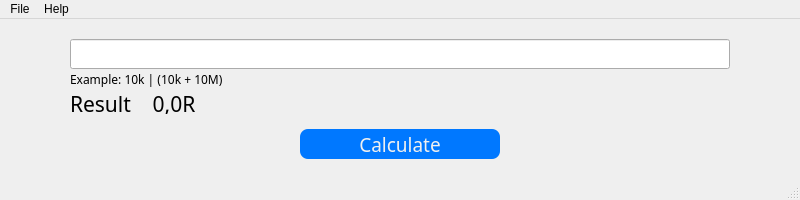
<?xml version="1.0" encoding="UTF-8"?>
<ui version="4.0">
 <class>ResistorCalculator</class>
 <widget class="QMainWindow" name="ResistorCalculator">
  <property name="enabled">
   <bool>true</bool>
  </property>
  <property name="geometry">
   <rect>
    <x>0</x>
    <y>0</y>
    <width>800</width>
    <height>200</height>
   </rect>
  </property>
  <property name="minimumSize">
   <size>
    <width>800</width>
    <height>200</height>
   </size>
  </property>
  <property name="maximumSize">
   <size>
    <width>800</width>
    <height>200</height>
   </size>
  </property>
  <property name="windowTitle">
   <string>Resistor Calculator</string>
  </property>
  <property name="windowIcon">
   <iconset theme="d:\MyProject\Python\ResistorCalculator\images\icon.png">
    <normaloff>.</normaloff>.</iconset>
  </property>
  <property name="styleSheet">
   <string notr="true">#QMainWindow{background-color: rgb(200,200,200);}</string>
  </property>
  <property name="iconSize">
   <size>
    <width>64</width>
    <height>64</height>
   </size>
  </property>
  <widget class="QWidget" name="centralwidget">
   <widget class="QWidget" name="horizontalLayoutWidget">
    <property name="geometry">
     <rect>
      <x>-1</x>
      <y>100</y>
      <width>801</width>
      <height>51</height>
     </rect>
    </property>
    <layout class="QHBoxLayout" name="horizontalLayout">
     <item>
      <spacer name="horizontalSpacer">
       <property name="orientation">
        <enum>Qt::Horizontal</enum>
       </property>
       <property name="sizeHint" stdset="0">
        <size>
         <width>40</width>
         <height>20</height>
        </size>
       </property>
      </spacer>
     </item>
     <item>
      <widget class="QPushButton" name="ButtonCalculate">
       <property name="minimumSize">
        <size>
         <width>200</width>
         <height>30</height>
        </size>
       </property>
       <property name="maximumSize">
        <size>
         <width>200</width>
         <height>30</height>
        </size>
       </property>
       <property name="font">
        <font>
         <family>Rubik SemiBold</family>
         <pointsize>14</pointsize>
         <weight>50</weight>
         <bold>false</bold>
        </font>
       </property>
       <property name="styleSheet">
        <string notr="true">QPushButton {
    background-color:  rgb(0, 120, 255);
	color:  rgb(240, 240, 240);
	border-radius: 8px;
    border: none;
}

QPushButton:hover {
    background-color:  rgb(0, 120, 255);
}

QPushButton:pressed {
    background-color:  rgb(0, 25, 240);
}</string>
       </property>
       <property name="text">
        <string>Calculate</string>
       </property>
      </widget>
     </item>
     <item>
      <spacer name="horizontalSpacer_2">
       <property name="orientation">
        <enum>Qt::Horizontal</enum>
       </property>
       <property name="sizeHint" stdset="0">
        <size>
         <width>40</width>
         <height>20</height>
        </size>
       </property>
      </spacer>
     </item>
    </layout>
   </widget>
   <widget class="QLabel" name="Result">
    <property name="geometry">
     <rect>
      <x>70</x>
      <y>75</y>
      <width>360</width>
      <height>20</height>
     </rect>
    </property>
    <property name="minimumSize">
     <size>
      <width>360</width>
      <height>20</height>
     </size>
    </property>
    <property name="maximumSize">
     <size>
      <width>360</width>
      <height>20</height>
     </size>
    </property>
    <property name="font">
     <font>
      <family>Rubik</family>
      <pointsize>16</pointsize>
      <weight>50</weight>
      <italic>false</italic>
      <bold>false</bold>
      <underline>false</underline>
      <strikeout>false</strikeout>
      <stylestrategy>PreferAntialias</stylestrategy>
      <kerning>true</kerning>
     </font>
    </property>
    <property name="text">
     <string>Result    0,0R</string>
    </property>
   </widget>
   <widget class="QLabel" name="label">
    <property name="geometry">
     <rect>
      <x>70</x>
      <y>52</y>
      <width>180</width>
      <height>16</height>
     </rect>
    </property>
    <property name="font">
     <font>
      <family>Rubik</family>
      <kerning>true</kerning>
     </font>
    </property>
    <property name="text">
     <string>Example: 10k | (10k + 10M)</string>
    </property>
   </widget>
   <widget class="QLineEdit" name="ResistFormula">
    <property name="geometry">
     <rect>
      <x>70</x>
      <y>20</y>
      <width>660</width>
      <height>30</height>
     </rect>
    </property>
    <property name="font">
     <font>
      <family>Rubik</family>
      <pointsize>10</pointsize>
     </font>
    </property>
   </widget>
  </widget>
  <widget class="QStatusBar" name="statusbar"/>
  <widget class="QMenuBar" name="menubar">
   <property name="geometry">
    <rect>
     <x>0</x>
     <y>0</y>
     <width>800</width>
     <height>21</height>
    </rect>
   </property>
   <widget class="QMenu" name="menuFile">
    <property name="title">
     <string>File</string>
    </property>
    <addaction name="actionNew"/>
    <addaction name="actionSave"/>
    <addaction name="actionOpen"/>
    <addaction name="actionExit"/>
   </widget>
   <widget class="QMenu" name="menuHelp">
    <property name="title">
     <string>Help</string>
    </property>
    <addaction name="actionInfo"/>
   </widget>
   <addaction name="menuFile"/>
   <addaction name="menuHelp"/>
  </widget>
  <action name="actionNew">
   <property name="icon">
    <iconset theme="d:\MyProject\Python\ResistorCalculator\images\new.png">
     <normaloff>.</normaloff>.</iconset>
   </property>
   <property name="text">
    <string>New</string>
   </property>
   <property name="shortcut">
    <string>Ctrl+N</string>
   </property>
  </action>
  <action name="actionSave">
   <property name="icon">
    <iconset theme="d:\MyProject\Python\ResistorCalculator\images\save.png">
     <normaloff>.</normaloff>.</iconset>
   </property>
   <property name="text">
    <string>Save</string>
   </property>
   <property name="shortcut">
    <string>Ctrl+S</string>
   </property>
  </action>
  <action name="actionOpen">
   <property name="icon">
    <iconset theme="d:\MyProject\Python\ResistorCalculator\images\open.png">
     <normaloff>.</normaloff>.</iconset>
   </property>
   <property name="text">
    <string>Open</string>
   </property>
   <property name="shortcut">
    <string>Ctrl+O</string>
   </property>
  </action>
  <action name="actionExit">
   <property name="icon">
    <iconset theme="d:\MyProject\Python\ResistorCalculator\images\exit.png">
     <normaloff>.</normaloff>.</iconset>
   </property>
   <property name="text">
    <string>Exit</string>
   </property>
   <property name="shortcut">
    <string>Alt+X</string>
   </property>
  </action>
  <action name="actionInfo">
   <property name="icon">
    <iconset theme="d:\MyProject\Python\ResistorCalculator\images\info.png">
     <normaloff>.</normaloff>.</iconset>
   </property>
   <property name="text">
    <string>Info</string>
   </property>
   <property name="shortcut">
    <string>F1</string>
   </property>
  </action>
 </widget>
 <resources/>
 <connections/>
</ui>
